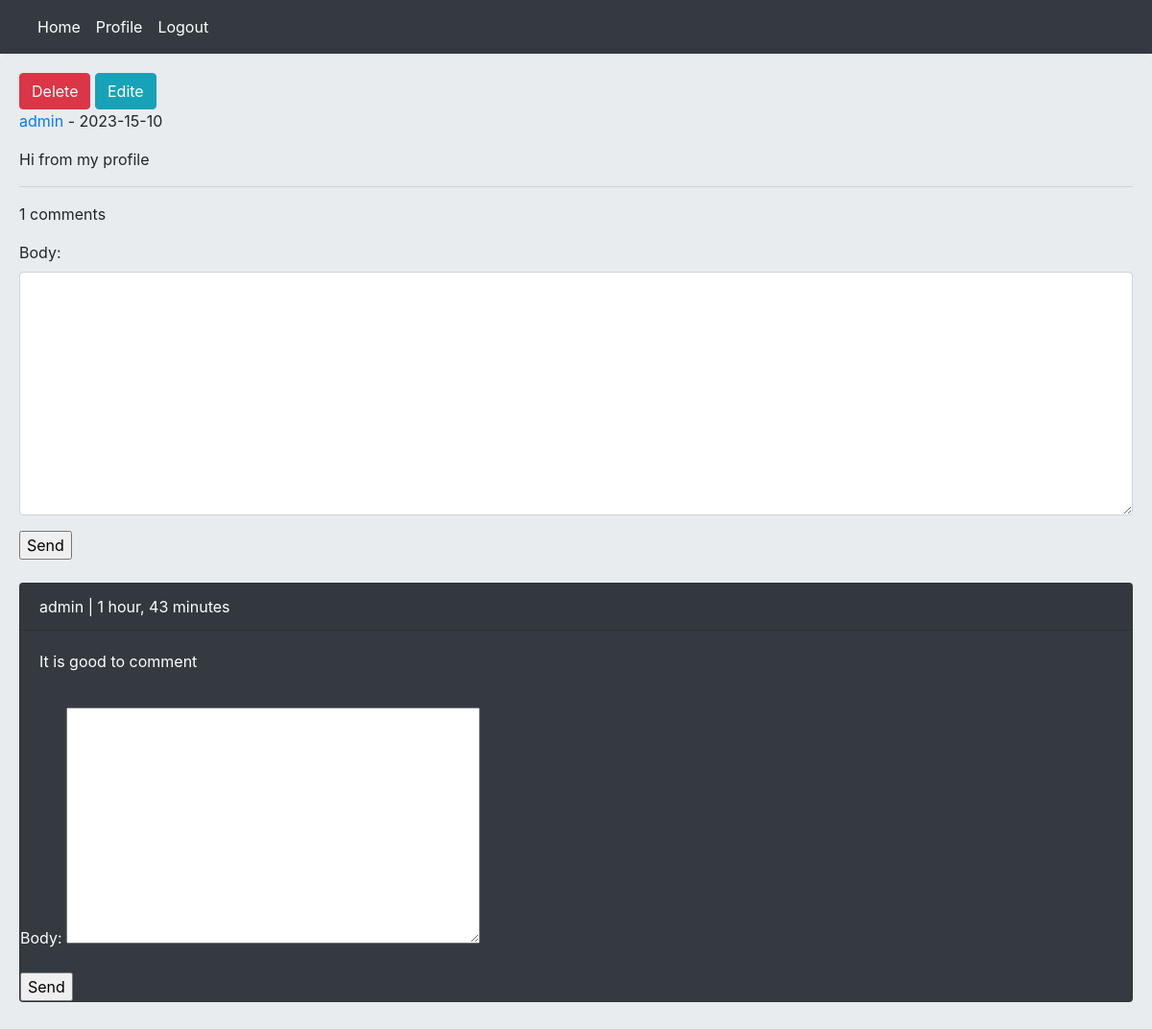
Screenshot of /post/2/hi-from-my-profile/ (signed in) with the database file from the repository.
### home/models.py (models this page shows, shortened)
class Post(models.Model):
    user = models.ForeignKey(User, on_delete=models.CASCADE, related_name='posts')
    body = models.TextField()
    slug = models.SlugField()
    created = models.DateTimeField(auto_now_add=True)
    updated = models.DateTimeField(auto_now=True)
    class Meta:
        ordering = ('-updated', )

class Comment(models.Model):
    user = models.ForeignKey(User, on_delete=models.CASCADE, related_name='ucomments')
    post = models.ForeignKey(Post, on_delete=models.CASCADE, related_name='pcomments')
    reply = models.ForeignKey('self', on_delete=models.CASCADE, related_name='rcomments', blank=True, null=True)
    is_reply = models.BooleanField(default=False)
    body = models.TextField(max_length=400)
    created = models.DateTimeField(auto_now_add=True)

### home/views.py (the view, shortened to what this page needs)
# urls.py: path('post/<int:post_id>/<slug:post_slug>/', views.PostDetailView.as_view(), name='post_detail'),
class PostDetailView(View):
    form_class = CommentCreateForm
    form_class_reply = CommentReplyForm
    def setup(self, request, *args, **kwargs):
        self.post_instance = get_object_or_404(Post, pk=kwargs['post_id'], slug=kwargs['post_slug'])
        return super().setup(request, *args, **kwargs)
    def get(self, request, *args, **kwargs):
        comments = self.post_instance.pcomments.filter(is_reply=False)
        return render(request, 'home/detail.html', {'post': self.post_instance, 'comments': comments, 'form': self.form_class, 'reply_form': self.form_class_reply})

### home/templates/home/detail.html (shortened to what this page needs)
{% extends 'base.html' %}
{% block content %}
    {% if request.user.id == post.user.id %}
        <a href="{% url 'home:post_delete' post.id %}" class="btn btn-danger">Delete</a>
        <a href="{% url 'home:post_update' post.id %}" class="btn btn-info">Edite</a>
    {% endif %}
    <p><a href="{% url 'account:user_profile' post.user.id %}" >{{ post.user.username }}</a> - {{ post.updated|date:"Y-H-d" }}</p>
    <p>{{ post.body }}</p><hr/>
    <p>{{ comments.count }} comments</p>
    {% if request.user.is_authenticated %}
        <form action="" method="post">
            {{ form.as_p }}
            <input type="submit" value="Send">
        </form><br/>
    {% else %}
        <p class="alert alert-danger">Only logged-in users can comment.</p>
    {% endif %}
    {% for comment in comments %}
        <div class="card bg-dark text-white">
            <p class="card-header">{{ comment.user }} | {{ comment.created |timesince }}</p>
            <p class="card-body">{{ comment.body }}</p>
            {% if request.user.is_authenticated %}
                <form action="{% url 'home:add_reply' post.id comment.id %}" method="post">
                    {{ reply_form.as_p }}
                    <input type="submit" value="Send">
                </form>
            {% endif %}
        </div><br/>
    {% empty %}
        <p>No comment yet</p>
    {% endfor %}
{% endblock %}

### rows the page displays
Post: user.username "admin", updated "2023-15-10", body "Hi from my profile"
Comment: user "admin", created "1 hour, 43 minutes", body "It is good to comment"

### other values shown
{{ comments.count }} "1"
